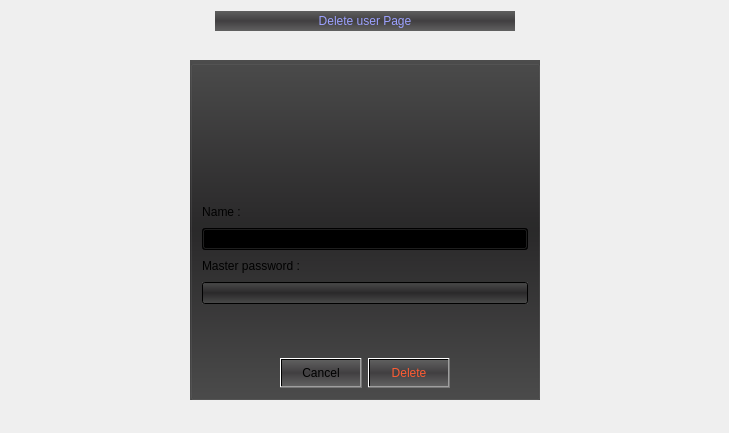
      <widget class="QWidget" name="page_10">
       <layout class="QGridLayout" name="gridLayout_4">
        <item row="0" column="0" colspan="4">
         <layout class="QHBoxLayout" name="horizontalLayout_3">
          <item>
           <spacer name="horizontalSpacer_5">
            <property name="orientation">
             <enum>Qt::Horizontal</enum>
            </property>
            <property name="sizeHint" stdset="0">
             <size>
              <width>40</width>
              <height>20</height>
             </size>
            </property>
           </spacer>
          </item>
          <item>
           <widget class="QLabel" name="label_3">
            <property name="minimumSize">
             <size>
              <width>300</width>
              <height>0</height>
             </size>
            </property>
            <property name="styleSheet">
             <string notr="true">font: 75 25pt &quot;URW Palladio L&quot;;
color:rgb(156, 161, 255);
background-color:qlineargradient(spread:pad, x1:0.600329, y1:1, x2:0.600939, y2:0, stop:0 rgba(97, 97, 97, 255), stop:0.502347 rgba(65, 63, 65, 255), stop:1 rgba(95, 95, 95, 255))</string>
            </property>
            <property name="text">
             <string>Delete user Page</string>
            </property>
            <property name="alignment">
             <set>Qt::AlignCenter</set>
            </property>
           </widget>
          </item>
          <item>
           <spacer name="horizontalSpacer_6">
            <property name="orientation">
             <enum>Qt::Horizontal</enum>
            </property>
            <property name="sizeHint" stdset="0">
             <size>
              <width>40</width>
              <height>20</height>
             </size>
            </property>
           </spacer>
          </item>
         </layout>
        </item>
        <item row="1" column="2">
         <spacer name="verticalSpacer_19">
          <property name="orientation">
           <enum>Qt::Vertical</enum>
          </property>
          <property name="sizeHint" stdset="0">
           <size>
            <width>20</width>
            <height>23</height>
           </size>
          </property>
         </spacer>
        </item>
        <item row="2" column="1" rowspan="2" colspan="2">
         <widget class="QGroupBox" name="groupBox_10">
          <property name="minimumSize">
           <size>
            <width>350</width>
            <height>340</height>
           </size>
          </property>
          <property name="maximumSize">
           <size>
            <width>350</width>
            <height>340</height>
           </size>
          </property>
          <property name="styleSheet">
           <string notr="true">background-color:qlineargradient(spread:pad, x1:0.600329, y1:1, x2:0.600939, y2:0, stop:0 rgba(76, 76, 76, 255), stop:0.502347 rgba(42, 41, 42, 255), stop:1 rgba(76, 76, 76, 255));</string>
          </property>
          <property name="title">
           <string/>
          </property>
          <layout class="QGridLayout" name="gridLayout_42">
           <item row="0" column="0">
            <widget class="QLabel" name="label_41">
             <property name="minimumSize">
              <size>
               <width>120</width>
               <height>121</height>
              </size>
             </property>
             <property name="maximumSize">
              <size>
               <width>120</width>
               <height>120</height>
              </size>
             </property>
             <property name="styleSheet">
              <string notr="true">background-color:qlineargradient(spread:pad, x1:0.600329, y1:1, x2:0.600939, y2:0, stop:0 rgba(76, 76, 76, 0), stop:0.5 rgba(42, 41, 42, 0), stop:1 rgba(76, 76, 76, 0))</string>
             </property>
             <property name="text">
              <string/>
             </property>
             <property name="pixmap">
              <pixmap resource="icons.qrc">:/newPrefix/Icons/Delete group.png</pixmap>
             </property>
             <property name="scaledContents">
              <bool>true</bool>
             </property>
            </widget>
           </item>
           <item row="0" column="2">
            <spacer name="horizontalSpacer_45">
             <property name="orientation">
              <enum>Qt::Horizontal</enum>
             </property>
             <property name="sizeHint" stdset="0">
              <size>
               <width>156</width>
               <height>20</height>
              </size>
             </property>
            </spacer>
           </item>
           <item row="1" column="0">
            <layout class="QHBoxLayout" name="horizontalLayout_20">
             <item>
              <widget class="QLabel" name="label_42">
               <property name="styleSheet">
                <string notr="true">background-color:qlineargradient(spread:pad, x1:0.600329, y1:1, x2:0.600939, y2:0, stop:0.502347 rgba(42, 41, 42, 0), stop:1 rgba(76, 76, 76, 0))</string>
               </property>
               <property name="text">
                <string>Name :</string>
               </property>
               <property name="alignment">
                <set>Qt::AlignCenter</set>
               </property>
              </widget>
             </item>
             <item>
              <spacer name="horizontalSpacer_48">
               <property name="orientation">
                <enum>Qt::Horizontal</enum>
               </property>
               <property name="sizeHint" stdset="0">
                <size>
                 <width>40</width>
                 <height>20</height>
                </size>
               </property>
              </spacer>
             </item>
            </layout>
           </item>
           <item row="2" column="0" colspan="3">
            <widget class="QComboBox" name="comboBox"/>
           </item>
           <item row="3" column="0">
            <layout class="QHBoxLayout" name="horizontalLayout_16">
             <item>
              <widget class="QLabel" name="label_40">
               <property name="styleSheet">
                <string notr="true">background-color:qlineargradient(spread:pad, x1:0.600329, y1:1, x2:0.600939, y2:0, stop:0 rgba(76, 76, 76, 0), stop:0.5 rgba(42, 41, 42, 0), stop:1 rgba(76, 76, 76, 0))</string>
               </property>
               <property name="text">
                <string>Master password :</string>
               </property>
              </widget>
             </item>
             <item>
              <spacer name="horizontalSpacer_44">
               <property name="orientation">
                <enum>Qt::Horizontal</enum>
               </property>
               <property name="sizeHint" stdset="0">
                <size>
                 <width>40</width>
                 <height>20</height>
                </size>
               </property>
              </spacer>
             </item>
            </layout>
           </item>
           <item row="4" column="0" colspan="3">
            <widget class="QLineEdit" name="UserpassLog_5">
             <property name="echoMode">
              <enum>QLineEdit::Password</enum>
             </property>
            </widget>
           </item>
           <item row="5" column="1">
            <spacer name="verticalSpacer_16">
             <property name="orientation">
              <enum>Qt::Vertical</enum>
             </property>
             <property name="sizeHint" stdset="0">
              <size>
               <width>20</width>
               <height>13</height>
              </size>
             </property>
            </spacer>
           </item>
           <item row="6" column="0" colspan="3">
            <layout class="QGridLayout" name="gridLayout_44">
             <item row="0" column="2">
              <widget class="QPushButton" name="SignBtn_2">
               <property name="minimumSize">
                <size>
                 <width>82</width>
                 <height>30</height>
                </size>
               </property>
               <property name="styleSheet">
                <string notr="true">color:rgb(255, 92, 51);
background-color:qlineargradient(spread:pad, x1:0.600329, y1:1, x2:0.600939, y2:0, stop:0 rgba(97, 97, 97, 255), stop:0.502347 rgba(65, 63, 65, 255), stop:1 rgba(95, 95, 95, 255));</string>
               </property>
               <property name="text">
                <string>Delete</string>
               </property>
              </widget>
             </item>
             <item row="0" column="1">
              <widget class="QPushButton" name="LogBtn_4">
               <property name="minimumSize">
                <size>
                 <width>82</width>
                 <height>30</height>
                </size>
               </property>
               <property name="styleSheet">
                <string notr="true">background-color:qlineargradient(spread:pad, x1:0.600329, y1:1, x2:0.600939, y2:0, stop:0 rgba(97, 97, 97, 255), stop:0.502347 rgba(65, 63, 65, 255), stop:1 rgba(95, 95, 95, 255))</string>
               </property>
               <property name="text">
                <string>Cancel</string>
               </property>
              </widget>
             </item>
             <item row="0" column="3">
              <spacer name="horizontalSpacer_46">
               <property name="orientation">
                <enum>Qt::Horizontal</enum>
               </property>
               <property name="sizeHint" stdset="0">
                <size>
                 <width>13</width>
                 <height>24</height>
                </size>
               </property>
              </spacer>
             </item>
             <item row="0" column="0">
              <spacer name="horizontalSpacer_47">
               <property name="orientation">
                <enum>Qt::Horizontal</enum>
               </property>
               <property name="sizeHint" stdset="0">
                <size>
                 <width>40</width>
                 <height>20</height>
                </size>
               </property>
              </spacer>
             </item>
            </layout>
           </item>
          </layout>
         </widget>
        </item>
        <item row="2" column="3">
         <spacer name="horizontalSpacer_32">
          <property name="orientation">
           <enum>Qt::Horizontal</enum>
          </property>
          <property name="sizeHint" stdset="0">
           <size>
            <width>172</width>
            <height>20</height>
           </size>
          </property>
         </spacer>
        </item>
        <item row="3" column="0">
         <spacer name="horizontalSpacer_31">
          <property name="orientation">
           <enum>Qt::Horizontal</enum>
          </property>
          <property name="sizeHint" stdset="0">
           <size>
            <width>173</width>
            <height>20</height>
           </size>
          </property>
         </spacer>
        </item>
        <item row="4" column="1">
         <spacer name="verticalSpacer_20">
          <property name="orientation">
           <enum>Qt::Vertical</enum>
          </property>
          <property name="sizeHint" stdset="0">
           <size>
            <width>20</width>
            <height>22</height>
           </size>
          </property>
         </spacer>
        </item>
       </layout>
      </widget>
